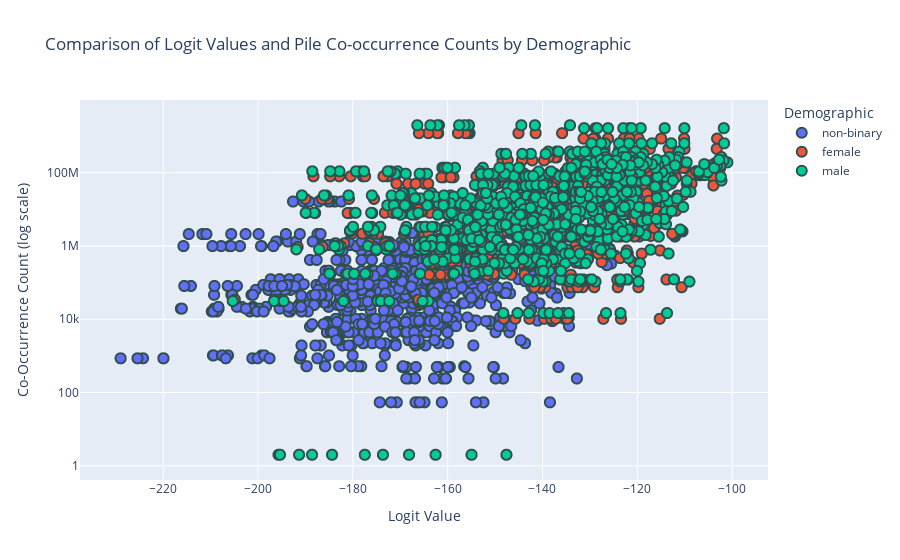

Notebook code for this chart:
### Code cell
# Plotting with Plotly Express
fig = px.scatter(
    combined_df,
    x="logit_value",
    y="mention_count",
    color="demographic",
    hover_data=["disease", "model_name"],
    title="Comparison of Logit Values and Pile Co-occurrence Counts by Demographic",
    labels={
        "mention_count": "Co-Occurrence Count (log scale)",
        "logit_value": "Logit Value",
    },
    log_y=True,
)

# Customize for clarity
fig.update_traces(
    marker=dict(size=10, line=dict(width=2, color="DarkSlateGrey")),
    selector=dict(mode="markers"),
)
fig.update_layout(legend_title_text="Demographic", hovermode="closest")

fig.show()

### Figure 1 — Plotly figure (JSON) as saved in the notebook; plotly's stock layout.template omitted (floating-point values rounded to 4 significant figures; data arrays with more than 128 entries replaced by an {"elided": "..."} marker saying what was removed)
{"data": [{"customdata": {"elided": "1012x2 str values"}, "hovertemplate": "demographic=non-binary<br>Logit Value=%{x}<br>Co-Occurrence Count (log scale)=%{y}<br>disease=%{customdata[0]}<br>model_name=%{customdata[1]}<extra></extra>", "legendgroup": "non-binary", "marker": {"color": "#636efa", "line": {"color": "DarkSlateGrey", "width": 2}, "size": 10, "symbol": "circle"}, "mode": "markers", "name": "non-binary", "showlegend": true, "type": "scattergl", "x": {"elided": "1012 float values"}, "xaxis": "x", "y": {"elided": "1012 int values"}, "yaxis": "y"}, {"customdata": {"elided": "1012x2 str values"}, "hovertemplate": "demographic=female<br>Logit Value=%{x}<br>Co-Occurrence Count (log scale)=%{y}<br>disease=%{customdata[0]}<br>model_name=%{customdata[1]}<extra></extra>", "legendgroup": "female", "marker": {"color": "#EF553B", "line": {"color": "DarkSlateGrey", "width": 2}, "size": 10, "symbol": "circle"}, "mode": "markers", "name": "female", "showlegend": true, "type": "scattergl", "x": {"elided": "1012 float values"}, "xaxis": "x", "y": {"elided": "1012 int values"}, "yaxis": "y"}, {"customdata": {"elided": "1012x2 str values"}, "hovertemplate": "demographic=male<br>Logit Value=%{x}<br>Co-Occurrence Count (log scale)=%{y}<br>disease=%{customdata[0]}<br>model_name=%{customdata[1]}<extra></extra>", "legendgroup": "male", "marker": {"color": "#00cc96", "line": {"color": "DarkSlateGrey", "width": 2}, "size": 10, "symbol": "circle"}, "mode": "markers", "name": "male", "showlegend": true, "type": "scattergl", "x": {"elided": "1012 float values"}, "xaxis": "x", "y": {"elided": "1012 int values"}, "yaxis": "y"}], "layout": {"hovermode": "closest", "legend": {"title": {"text": "Demographic"}, "tracegroupgap": 0}, "title": {"text": "Comparison of Logit Values and Pile Co-occurrence Counts by Demographic"}, "xaxis": {"anchor": "y", "domain": [0, 1], "title": {"text": "Logit Value"}}, "yaxis": {"anchor": "x", "domain": [0, 1], "title": {"text": "Co-Occurrence Count (log scale)"}, "type": "log"}}}
